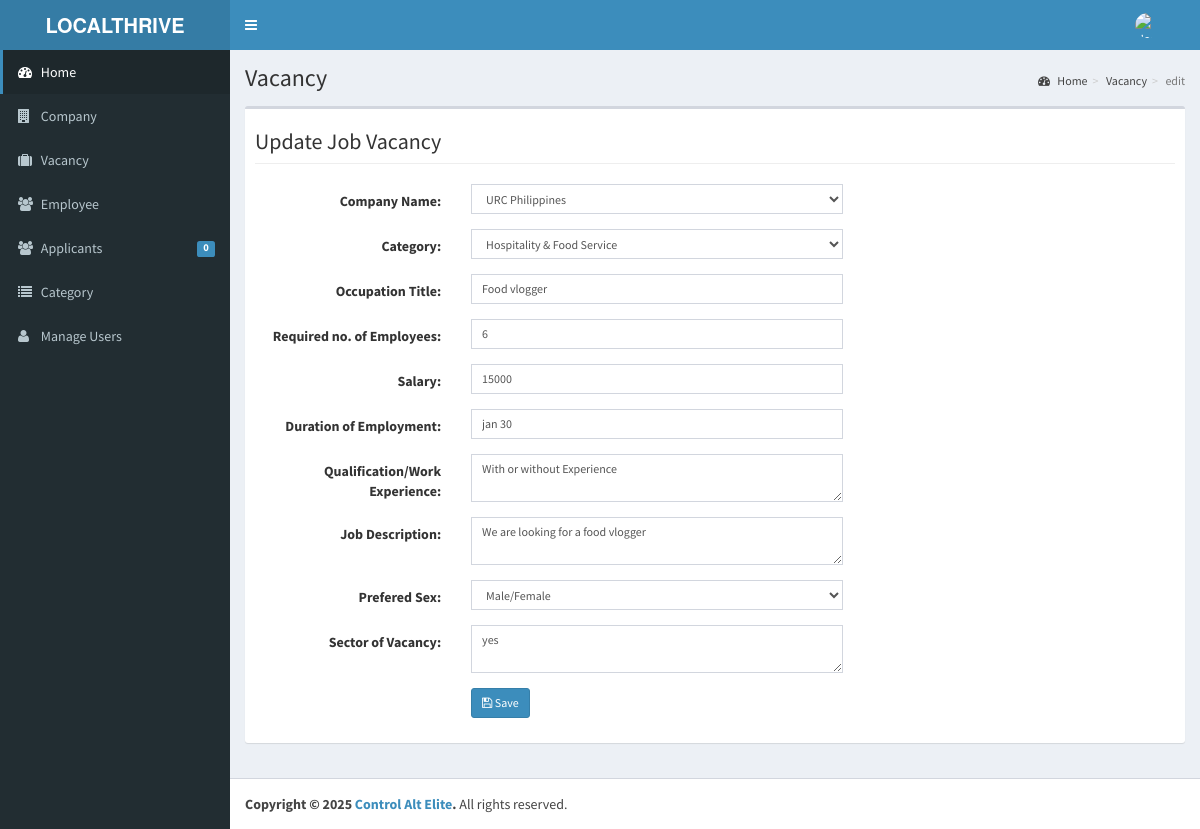
/admin/vacancy/index.php?view=edit&id=1 (signed in), run on the app's committed database.
### tables this page shows
CREATE TABLE `tbljob` (
  `JOBID` int(11) NOT NULL,
  `COMPANYID` int(11) NOT NULL,
  `CATEGORY` varchar(250) NOT NULL,
  `OCCUPATIONTITLE` varchar(90) NOT NULL,
  `REQ_NO_EMPLOYEES` int(11) NOT NULL,
  `SALARIES` double NOT NULL,
  `DURATION_EMPLOYEMENT` varchar(90) NOT NULL,
  `QUALIFICATION_WORKEXPERIENCE` text NOT NULL,
  `JOBDESCRIPTION` text NOT NULL,
  `PREFEREDSEX` varchar(30) NOT NULL,
  `SECTOR_VACANCY` text NOT NULL,
  `JOBSTATUS` varchar(90) NOT NULL,
  `DATEPOSTED` datetime NOT NULL
);

### admin/vacancy/index.php (called while the page is built, shortened)
<?php
require_once ("../theme/templates.php");
?>

### include/database.php (called while the page is built, shortened)
<?php
class Database {
	var $sql_string = '';
	private $conn;
	public function open_connection() {
		$this->conn = mysqli_connect(server,user,pass);
		if(!$this->conn){
			echo "Problem in database connection! Contact administrator!";
			exit();
		}else{
			$db_select = mysqli_select_db($this->conn,database_name);
		}
	}
	function setQuery($sql='') {
		$this->sql_string=$sql;
	}
	function executeQuery() {
		$result = mysqli_query($this->conn,$this->sql_string);
		return $result;
	}
	private function confirm_query($result) {
		return $result;
	}
	function loadResultList( $key='' ) {
		$cur = $this->executeQuery();
		$array = array();
		while ($row = mysqli_fetch_object($cur)) {
			if ($key) {
				$array[$row->$key] = $row;
			} else {
				$array[] = $row;
			}
		}
		return $array;
	}
	function loadSingleResult() {
		$cur = $this->executeQuery();
		while ($row = mysqli_fetch_object($cur)) {
		return $data = $row;
		}
	}
}
$mydb = new Database();
?>

### include/job.php (called while the page is built, shortened)
<?php
require_once(LIB_PATH.DS.'database.php');
class Jobs {
	protected static  $tblname = "tbljob";
	function single_job($id=""){
			global $mydb;
			$mydb->setQuery("SELECT * FROM ".self::$tblname."
				Where JOBID= '{$id}' LIMIT 1");
			$cur = $mydb->loadSingleResult();
			return $cur;
	}
}
?>

### admin/vacancy/edit.php (the view, shortened to what this page needs)
<?php
  $jobid = $_GET['id'];
  $job = New Jobs();
  $res = $job->single_job($jobid);
?>
<form class="form-horizontal span6" action="controller.php?action=edit" method="POST">
  <div class="row">
                   <div class="col-lg-12">
                      <h1 class="page-header">Update Job Vacancy</h1>
                    </div>
                 </div>
                 <div class="form-group">
                    <div class="col-md-8">
                      <label class="col-md-4 control-label" for=
                      "COMPANYNAME">Company Name:</label>
                      <div class="col-md-8">
                        <select class="form-control input-sm" id="COMPANYID" name="COMPANYID">
                          <?php
                            $sql ="Select * From tblcompany WHERE COMPANYID=".$res->COMPANYID;
                            $mydb->setQuery($sql);
                            $result  = $mydb->loadResultList();
                            foreach ($result as $row) {
                              echo '<option SELECTED value='.$row->COMPANYID.'>'.$row->COMPANYNAME.'</option>';
                            }
                            $sql ="Select * From tblcompany WHERE COMPANYID!=".$res->COMPANYID;
                            $mydb->setQuery($sql);
                          ?>
                        </select>
                      </div>
                    </div>
                  </div>
                  <div class="form-group">
                    <div class="col-md-8">
                      <label class="col-md-4 control-label" for=
                      "CATEGORY">Category:</label>
                      <div class="col-md-8">
                        <select class="form-control input-sm" id="CATEGORY" name="CATEGORY">
                          <?php
                            $sql ="SELECT * FROM `tblcategory` WHERE CATEGORY='".$res->CATEGORY."'";
                            $mydb->setQuery($sql);
                            $cur  = $mydb->loadResultList();
                            foreach ($cur as $result) {
                              echo '<option SELECTED value='.$result->CATEGORYID.'>'.$result->CATEGORY.'</option>';
                            }
                          ?>
                        </select>
                      </div>
                    </div>
                  </div>
                  <div class="form-group">
                    <div class="col-md-8">
                      <label class="col-md-4 control-label" for=
                      "OCCUPATIONTITLE">Occupation Title:</label>
                      <div class="col-md-8">
                         <input class="form-control input-sm" id="OCCUPATIONTITLE" name="OCCUPATIONTITLE" placeholder="Occupation Title"   autocomplete="none" value="<?php echo $res->OCCUPATIONTITLE; ?>"/>
                      </div>
                    </div>
                  </div>
                    <div class="form-group">
                    <div class="col-md-8">
                      <label class="col-md-4 control-label" for=
                      "REQ_NO_EMPLOYEES">Required no. of Employees:</label>
                      <div class="col-md-8">
                         <input class="form-control input-sm" id="REQ_NO_EMPLOYEES" name="REQ_NO_EMPLOYEES" placeholder="Required no. of Employees"   autocomplete="none" value="<?php echo $res->REQ_NO_EMPLOYEES ?>"/>
                      </div>
                    </div>
                  </div>
                  <div class="form-group">
                    <div class="col-md-8">
                      <label class="col-md-4 control-label" for=
                      "SALARIES">Salary:</label>
                      <div class="col-md-8">
                         <input class="form-control input-sm" id="SALARIES" name="SALARIES" placeholder="Salary"   autocomplete="none" value="<?php echo $res->SALARIES ?>"/>
                      </div>
                    </div>
                  </div>
                  <div class="form-group">
                    <div class="col-md-8">
                      <label class="col-md-4 control-label" for=
                      "DURATION_EMPLOYEMENT">Duration of Employment:</label>
                      <div class="col-md-8">
                         <input class="form-control input-sm" id="DURATION_EMPLOYEMENT" name="DURATION_EMPLOYEMENT" placeholder="Duration of Employment"   autocomplete="none" value="<?php echo $res->DURATION_EMPLOYEMENT ?>"/>
                      </div>
                    </div>
                  </div>
                  <div class="form-group">
                    <div class="col-md-8">
                      <label class="col-md-4 control-label" for=
                      "QUALIFICATION_WORKEXPERIENCE">Qualification/Work Experience:</label>
                      <div class="col-md-8">
                        <textarea class="form-control input-sm" id="QUALIFICATION_WORKEXPERIENCE" name="QUALIFICATION_WORKEXPERIENCE" placeholder="Qualification/Work Experience"   autocomplete="none" ><?php echo $res->QUALIFICATION_WORKEXPERIENCE ?></textarea>
                      </div>
                    </div>
                  </div>
                  <div class="form-group">
                    <div class="col-md-8">
                      <label class="col-md-4 control-label" for=
                      "JOBDESCRIPTION">Job Description:</label>
                      <div class="col-md-8">
                        <textarea class="form-control input-sm" id="JOBDESCRIPTION" name="JOBDESCRIPTION" placeholder="Job Description"   autocomplete="none"><?php echo $res->JOBDESCRIPTION ?></textarea>
                      </div>
                    </div>
                  </div>
                 <div class="form-group">
                    <div class="col-md-8">
                      <label class="col-md-4 control-label" for=
                      "PREFEREDSEX">Prefered Sex:</label>
                      <div class="col-md-8">
                          <select class="form-control input-sm" id="PREFEREDSEX" name="PREFEREDSEX">
                           <option <?php echo ($res->PREFEREDSEX=='Male/Female') ? "SELECTED" :"" ?>>Male/Female</option>
                        </select>
                      </div>
                    </div>
                  </div>
                  <div class="form-group">
                    <div class="col-md-8">
                      <label class="col-md-4 control-label" for=
                      "SECTOR_VACANCY">Sector of Vacancy:</label>
                      <div class="col-md-8">
                        <textarea class="form-control input-sm" id="SECTOR_VACANCY" name="SECTOR_VACANCY" placeholder="Sector of Vacancy"   autocomplete="none"><?php echo $res->SECTOR_VACANCY ?></textarea>
                      </div>
                    </div>
                  </div>
                  <div class="form-group">
                    <div class="col-md-8">
                      <label class="col-md-4 control-label" for=
                      "idno"></label>
                      <div class="col-md-8">
                         <button class="btn btn-primary btn-sm" name="save" type="submit" ><span class="fa fa-save fw-fa"></span> Save</button>
                     </div>
                    </div>
                  </div>
</form>

### data on the page
tbljob: OCCUPATIONTITLE "Food vlogger", REQ_NO_EMPLOYEES "6", SALARIES "15000", DURATION_EMPLOYEMENT "jan 30", QUALIFICATION_WORKEXPERIENCE "With or without Experience", JOBDESCRIPTION "We are looking for a food vlogger", SECTOR_VACANCY "yes"

### other printed values
$pending->APPL "0"
$title "Vacancy"
$_GET['view'] "edit"
form field COMPANYID "URC Philippines"
form field CATEGORY "Hospitality & Food Service"
